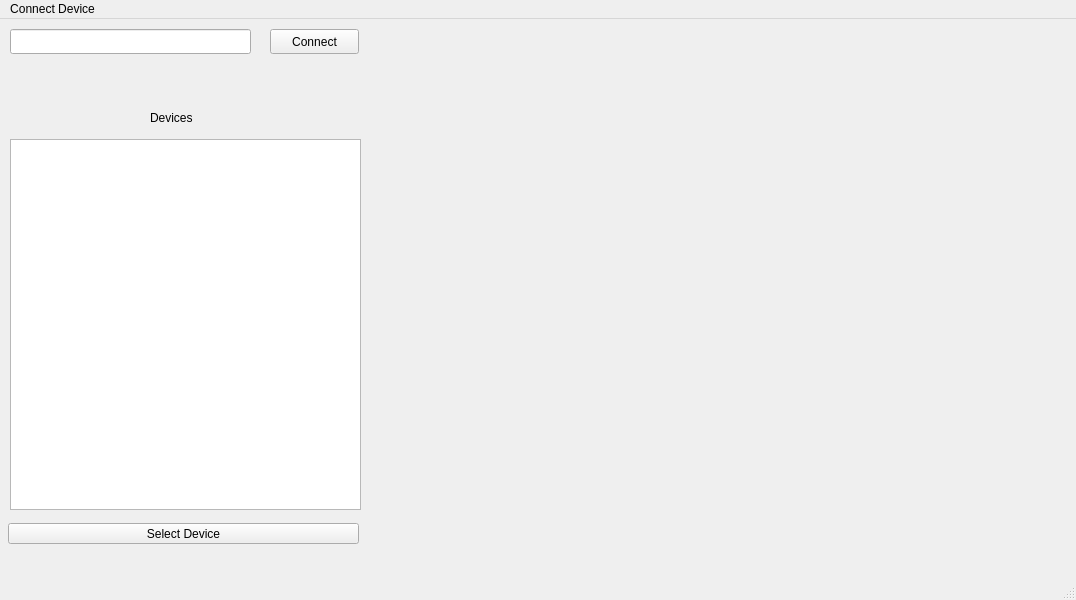
<?xml version="1.0" encoding="UTF-8"?>
<ui version="4.0">
 <class>MainWindow</class>
 <widget class="QMainWindow" name="MainWindow">
  <property name="geometry">
   <rect>
    <x>0</x>
    <y>0</y>
    <width>1076</width>
    <height>600</height>
   </rect>
  </property>
  <property name="windowTitle">
   <string>MainWindow</string>
  </property>
  <widget class="QWidget" name="centralwidget">
   <widget class="QLineEdit" name="lineEdit">
    <property name="geometry">
     <rect>
      <x>10</x>
      <y>10</y>
      <width>241</width>
      <height>25</height>
     </rect>
    </property>
   </widget>
   <widget class="QPushButton" name="pushButton">
    <property name="geometry">
     <rect>
      <x>270</x>
      <y>10</y>
      <width>89</width>
      <height>25</height>
     </rect>
    </property>
    <property name="text">
     <string>Connect</string>
    </property>
   </widget>
   <widget class="QListWidget" name="listWidget">
    <property name="geometry">
     <rect>
      <x>10</x>
      <y>120</y>
      <width>351</width>
      <height>371</height>
     </rect>
    </property>
   </widget>
   <widget class="QLabel" name="label">
    <property name="geometry">
     <rect>
      <x>10</x>
      <y>50</y>
      <width>351</width>
      <height>17</height>
     </rect>
    </property>
    <property name="text">
     <string/>
    </property>
   </widget>
   <widget class="QLabel" name="label_2">
    <property name="geometry">
     <rect>
      <x>150</x>
      <y>90</y>
      <width>67</width>
      <height>17</height>
     </rect>
    </property>
    <property name="text">
     <string>Devices</string>
    </property>
   </widget>
   <widget class="QPushButton" name="pushButton_2">
    <property name="geometry">
     <rect>
      <x>8</x>
      <y>504</y>
      <width>351</width>
      <height>21</height>
     </rect>
    </property>
    <property name="text">
     <string>Select Device</string>
    </property>
   </widget>
  </widget>
  <widget class="QMenuBar" name="menubar">
   <property name="geometry">
    <rect>
     <x>0</x>
     <y>0</y>
     <width>1076</width>
     <height>22</height>
    </rect>
   </property>
   <widget class="QMenu" name="menuNabto_application">
    <property name="title">
     <string>Connect Device</string>
    </property>
   </widget>
   <addaction name="menuNabto_application"/>
  </widget>
  <widget class="QStatusBar" name="statusbar"/>
 </widget>
 <resources/>
 <connections/>
</ui>
